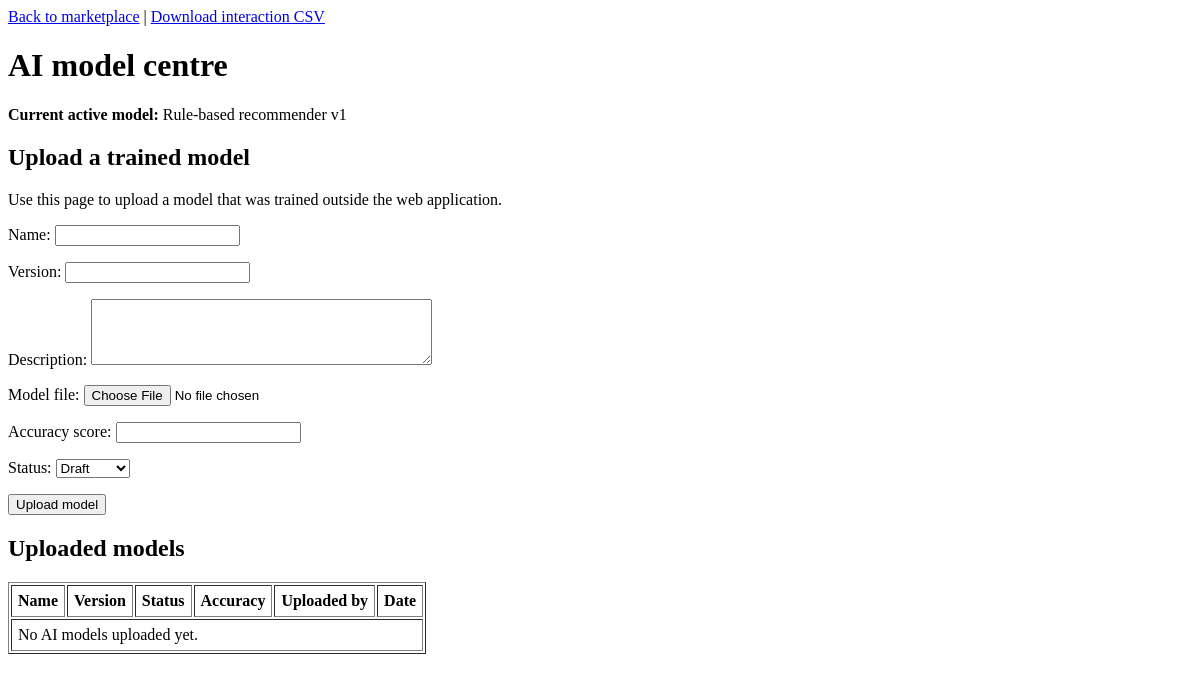
Page /ai/models/ (signed in) on the earlier database version.
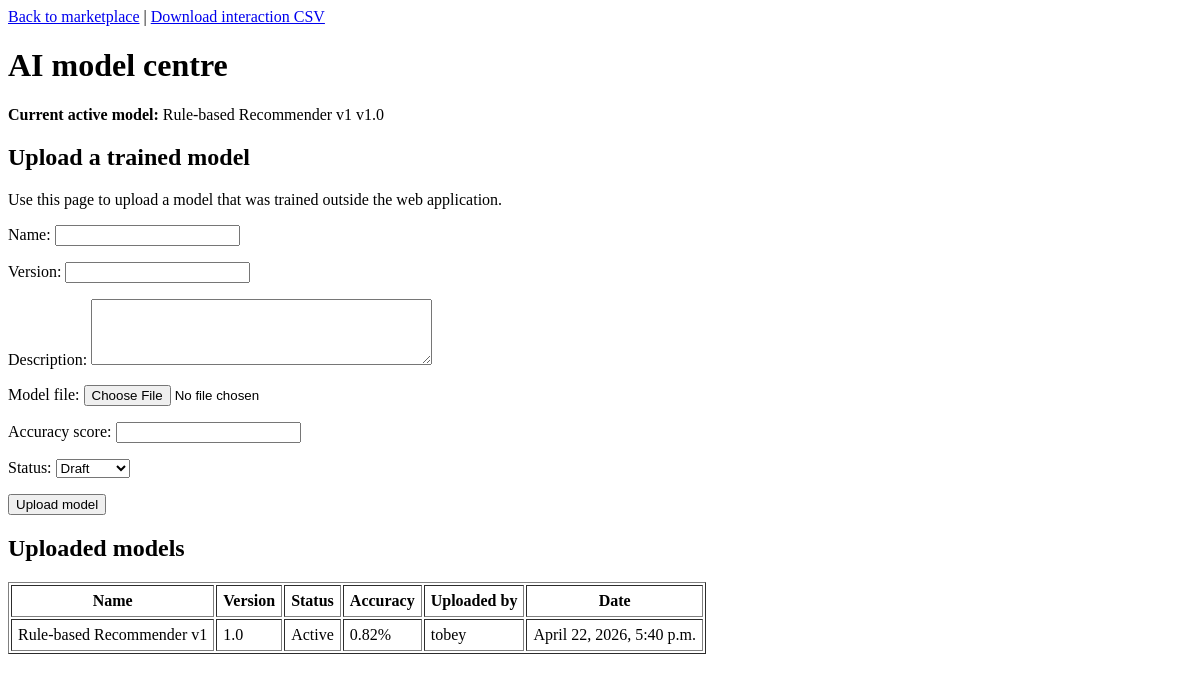
Same page on the later database version.
### marketplace/models.py (models this page shows, shortened)
class AIModel(models.Model):
    DRAFT = "DRAFT"
    ACTIVE = "ACTIVE"
    ARCHIVED = "ARCHIVED"
    STATUS_CHOICES = [
        (DRAFT, "Draft"),
        (ACTIVE, "Active"),
        (ARCHIVED, "Archived"),
    ]
    name = models.CharField(max_length=200)
    version = models.CharField(max_length=50)
    description = models.TextField(blank=True)
    model_file = models.FileField(upload_to="ai_models/")
    accuracy_score = models.DecimalField(max_digits=5, decimal_places=2, null=True, blank=True)
    status = models.CharField(max_length=20, choices=STATUS_CHOICES, default=DRAFT)
    uploaded_by = models.ForeignKey(
        settings.AUTH_USER_MODEL,
        on_delete=models.SET_NULL,
        null=True,
        blank=True,
        related_name="uploaded_ai_models",
    )
    created_at = models.DateTimeField(auto_now_add=True)
    updated_at = models.DateTimeField(auto_now=True)
    class Meta:
        ordering = ["-created_at"]
        unique_together = ("name", "version")

### marketplace/views.py (the view)
# urls.py: path("ai/models/", views.ai_model_dashboard, name="ai_model_dashboard"),
@user_passes_test(_is_staff_user, login_url="/accounts/login/")
def ai_model_dashboard(request):
    if request.method == "POST":
        form = AIModelUploadForm(request.POST, request.FILES)
        if form.is_valid():
            model = form.save(commit=False)
            model.uploaded_by = request.user
            model.save()
            _log_activity(
                request,
                UserActivityLog.MODEL_UPLOAD,
                details={"model_name": model.name, "version": model.version, "status": model.status},
            )
            messages.success(request, "AI model uploaded successfully.")
            return redirect("marketplace:ai_model_dashboard")
    else:
        form = AIModelUploadForm()
    models = AIModel.objects.select_related("uploaded_by").all()
    active_model, active_model_label = _get_active_model_info()
    return render(
        request,
        "marketplace/ai_model_dashboard.html",
        {
            "form": form,
            "models": models,
            "active_ai_model": active_model,
            "active_ai_model_label": active_model_label,
        },
    )

### marketplace/forms.py (shortened to what this page needs)
class AIModelUploadForm(forms.ModelForm):
    class Meta:
        model = AIModel
        fields = ["name", "version", "description", "model_file", "accuracy_score", "status"]
        widgets = {
            "description": forms.Textarea(attrs={"rows": 4}),
        }

### marketplace/views.py (called while the page is built)
def _is_staff_user(user):
    return user.is_authenticated and user.is_staff

def _get_active_model_info():
    active_model = AIModel.objects.filter(status=AIModel.ACTIVE).first()
    if active_model:
        return active_model, f"{active_model.name} v{active_model.version}"
    return None, "Rule-based recommender v1"

### marketplace/templates/marketplace/ai_model_dashboard.html (shortened to what this page needs)
<main>
  <p>
    <a href="{% url 'marketplace:home' %}">Back to marketplace</a> |
    <a href="{% url 'marketplace:export_activity_data' %}">Download interaction CSV</a>
  </p>
  <h1>AI model centre</h1>
  <p><strong>Current active model:</strong> {{ active_ai_model_label }}</p>
  <section aria-labelledby="upload-heading">
    <h2 id="upload-heading">Upload a trained model</h2>
    <p>Use this page to upload a model that was trained outside the web application.</p>
    <form method="post" enctype="multipart/form-data">
      {{ form.as_p }}
      <button type="submit">Upload model</button>
    </form>
  </section>
  <section aria-labelledby="models-heading">
    <h2 id="models-heading">Uploaded models</h2>
    <table border="1" cellpadding="6">
      <thead>
        <tr>
          <th>Name</th>
          <th>Version</th>
          <th>Status</th>
          <th>Accuracy</th>
          <th>Uploaded by</th>
          <th>Date</th>
        </tr>
      </thead>
      <tbody>
        {% for model in models %}
          <tr>
            <td>{{ model.name }}</td>
            <td>{{ model.version }}</td>
            <td>{{ model.get_status_display }}</td>
            <td>{% if model.accuracy_score %}{{ model.accuracy_score }}%{% else %}N/A{% endif %}</td>
            <td>{% if model.uploaded_by %}{{ model.uploaded_by.username }}{% else %}Unknown{% endif %}</td>
            <td>{{ model.created_at }}</td>
          </tr>
        {% empty %}
          <tr>
            <td colspan="6">No AI models uploaded yet.</td>
          </tr>
        {% endfor %}
      </tbody>
    </table>
  </section>
</main>

Differences in the rows shown:
added AIModel: name "Rule-based Recommender v1", version "1.0", status "Active", accuracy_score "0.82", uploaded_by.username "tobey", created_at "April 22, 2026, 5:40 p.m."
Other differences:
{{ active_ai_model_label }}: "Rule-based recommender v1" → "Rule-based Recommender v1 v1.0"
text no longer shown: "No AI models uploaded yet."
